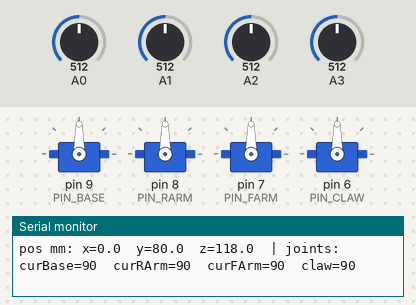
This sketch was run on a simulated Arduino Uno, built with avr-gcc and run on an emulated ATmega328P. Shown: 4 × servo, the last lines printed to the serial monitor. The inputs (shaded band) are chosen by the test bench; at power-on: A0 = 512, A2 = 512, A3 = 512, A1 = 512.

Above: at 2.4 s.
2.5 s: A0 set to 554
At 4.0 s:
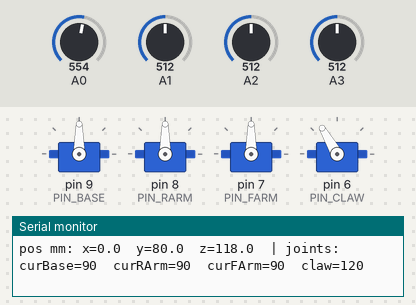
4.6 s: A2 set to 547
At 7.4 s:
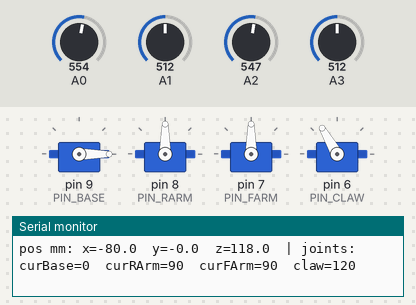
7.6 s: A3 set to 527
10.6 s: A3 set to 550
At 12.5 s:
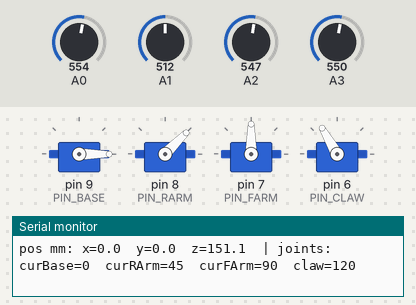
13.6 s: A1 set to 716
At 14.9 s:
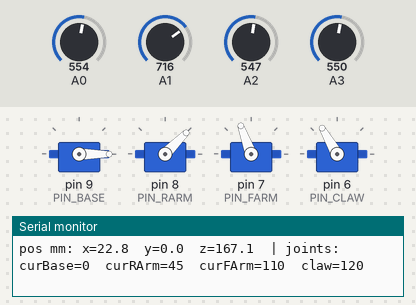
15.5 s: A2 set to 306
At 20.5 s:
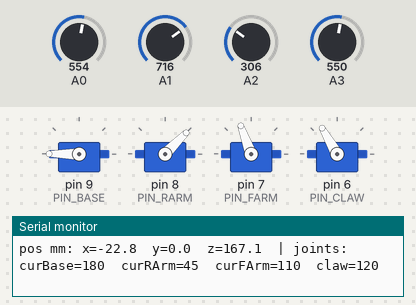
Timing chart, 0 to 21.2 s (numbered marks = the images above; inputs shaded):
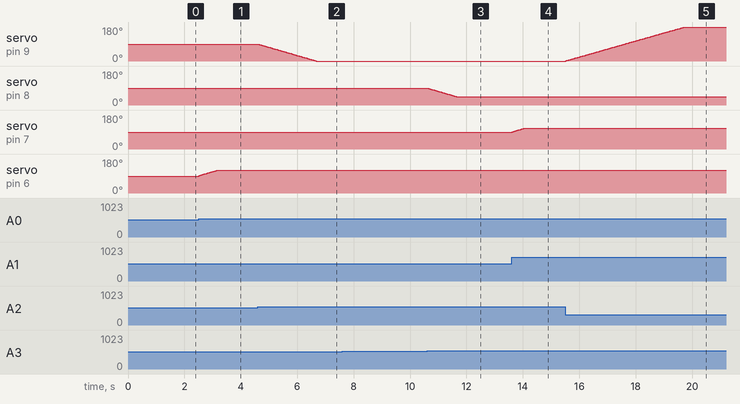

The sketch:

JoyFK_alpha.ino
```cpp
/*
 * ============================================================================
 *  文件：JoyFK.ino
 *  工程：JoyFK —— 摇杆控制 + 运动学正解实时显示坐标（简洁版）
 * ----------------------------------------------------------------------------
 *  功能：
 *    只用两个摇杆直接控制 4 个关节角度（底座/上臂/前臂/夹爪），
 *    每 250ms 用运动学正解算出腕点坐标 (x, y, z) 并串口打印，
 *    用于验证任务四的运动学正解公式。
 *
 *  摇杆映射（与 Task3 实测方向一致）：
 *    右摇杆上下 A3 → 上臂仰角 α      右摇杆左右 A2 → 底座转角 θ1
 *    左摇杆上下 A1 → 前臂内角 β      左摇杆左右 A0 → 夹爪
 *
 *  运动学正解（按用户手写图定稿，β = L2 与 L3 的肘关节内角，前臂下垂模型）：
 *    r  = L2·cosα − L3·cos(α+β)
 *    mx = r·sinθ1，my = r·cosθ1（θ1 从 Y 轴量起，θ1=0 时小臂沿 Y 延伸）
 *    mz = L1 + L2·sinα − L3·sin(α+β)（L3 项为 −：β<90 前臂下垂、mz 减小）
 *
 *  硬件接线：
 *    舵机：base=D9  rArm=D8  fArm=D7  claw=D6
 *    摇杆：A3/A2/A1/A0（ArmJoystick V3.0）
 *  尺寸：L1=38mm（底盘高度），L2=80mm（上臂），L3=80mm（前臂）
 * ============================================================================
 */
#include <Servo.h>
#include <math.h>

/* ---------------- 引脚定义 ---------------- */
#define PIN_BASE  9           // 底座舵机
#define PIN_RARM  8           // 上臂舵机
#define PIN_FARM  7           // 前臂舵机
#define PIN_CLAW  6           // 夹爪舵机

/* ---------------- 摇杆模拟引脚 ---------------- */
#define JOY1_X    A3          // 右摇杆上下 → 上臂 α
#define JOY1_Y    A2          // 右摇杆左右 → 底座 θ1
#define JOY2_X    A1          // 左摇杆上下 → 前臂 β
#define JOY2_Y    A0          // 左摇杆左右 → 夹爪

/* ---------------- 舵机限位（借鉴 Task3） ---------------- */
#define BASE_MIN  0
#define BASE_MAX  180
#define RARM_MIN  45
#define RARM_MAX  160
#define FARM_MIN  30
#define FARM_MAX  110         // 前臂若只能下垂，建议改为 90（见 servoToGeo 注释）
#define CLAW_MIN  5
#define CLAW_MAX  120

/* ---------------- 机械臂尺寸（mm，按实物） ---------------- */
#define L1  38.0f    // 底盘高度：底座顶面 → 肩轴
#define L2  80.0f    // 上臂长度：肩 → 肘
#define L3  80.0f    // 前臂长度：肘 → 腕

/* ---------------- 摇杆参数 ---------------- */
#define JOY_CENTER   512      // 摇杆模拟值中点
#define JOY_DEADBAND 25       // 死区（中位 ±25 内不动）
#define JOY_MAX_STEP 1        // 单轮最大角度增量

/* ---------------- 摇杆方向配置（与 Task1.1 实测一致） ----------------
 * 摇杆推杆方向由硬件固定，关节正方向由舵机安装决定；
 * 实测 3 个轴推杆方向与期望运动相反故取反，夹爪恰好一致为 +1。
 *   右摇杆上下=A3 → 上臂α(-1)    右摇杆左右=A2 → 底座θ1(-1)
 *   左摇杆上下=A1 → 前臂β(-1)    左摇杆左右=A0 → 夹爪(+1) */
#define DIR_JOY1_X  -1         // 上臂方向系数
#define DIR_JOY1_Y  -1         // 底座方向系数
#define DIR_JOY2_X  +1         // 前臂方向系数
#define DIR_JOY2_Y  +1         // 夹爪方向系数

/* ---------------- 运动速度（与其他程序一致） ----------------
 * servoDelay 是"每转动 1° 的延时毫秒数"：延时越大转得越慢。
 * 摇杆操控时每步延时用 servoDelay，手感与 Task1.1/Task3 一致。 */
int servoDelay = 20;          // 默认每度延时 15ms（速度适中）

/* ---------------- 打印周期 ---------------- */
#define PRINT_MS  250         // 每 250ms 串口打印一次坐标

/* ---------------- 舵机对象与当前角度 ---------------- */
Servo base, rArm, fArm, claw;
int curBase = 90, curRArm = 90, curFArm = 90, curClaw = 90;

/* ==================== 角度限位钳制 ==================== */
int clampVal(int v, int lo, int hi){
  return (v < lo) ? lo : ((v > hi) ? hi : v);
}

/* ==================== 摇杆轴增量 ====================
 * 死区内返回 0，越推越远返回越大（±1 ~ ±JOY_MAX_STEP） */
int axisDelta(int pin){
  int v = analogRead(pin);
  if (v > JOY_CENTER + JOY_DEADBAND){
    int span = 1023 - (JOY_CENTER + JOY_DEADBAND);
    if (span <= 0) return 1;
    return map(v - (JOY_CENTER + JOY_DEADBAND), 0, span, 1, JOY_MAX_STEP);
  }
  if (v < JOY_CENTER - JOY_DEADBAND){
    int span = JOY_CENTER - JOY_DEADBAND;
    if (span <= 0) return -1;
    return -map((JOY_CENTER - JOY_DEADBAND) - v, 0, span, 1, JOY_MAX_STEP);
  }
  return 0;
}

/* ==================== 舵机角 → 几何角（度） ====================
 * 默认标定（按实物修正时只改这里）：
 *   底座：90° = 正前方 → θ1 = curBase − 90
 *   上臂：α = 180 − curRArm（实测方向相反：大臂前摆时 curRArm 增大、α 应减小；
 *         故取反：curRArm=90→α=90 竖直，curRArm 增大→α 减小→前倾 mz 下降）
 *   前臂：β = curFArm（fArm=90° 时前臂水平前伸、与上臂成 90°；
 *         归中时水平投影 = 前臂长度 L3，符合实物；
 *         fArm 减小→β<90→前臂上翘 mz 增大；fArm 增大→β>90→前臂下垂 mz 减小）
 * 若实物前臂只能下垂，β 应 ≤ 90°，即 curFArm ≤ 90，建议 FARM_MAX 改 90。 */
void servoToGeo(float &t1, float &alpha, float &beta){
  t1    = (float)(curBase - 90);
  alpha = (float)(180 - curRArm);
  beta  = (float)curFArm;
}

/* ==================== 运动学正解 ====================
 * 输入：θ1（底座转角，从 Y 轴量起）、α（上臂仰角）、β（L2 与 L3 的肘关节内角），单位度
 * 输出：mx、my、mz（mm，原点=底座转轴与地面交点）
 * 公式（按用户手写图定稿，β 内角·前臂下垂模型；θ1 从 Y 轴量起）：
 *   r  = L2·cosα − L3·cos(α+β)
 *   mx = r·sinθ1，my = r·cosθ1（θ1=0 时腕点在 Y 方向，小臂沿 Y 延伸）
 *   mz = L1 + L2·sinα − L3·sin(α+β)   ← L3 项为 −：β<90 前臂下垂、mz 减小 */
void forwardKin(float t1Deg, float aDeg, float bDeg,
                float &mx, float &my, float &mz){
  float t1 = radians(t1Deg);
  float a  = radians(aDeg);
  float b  = radians(bDeg);
  float r  = L2 * cos(a) - L3 * cos(a + b);   // 腕点水平投影距离
  mx = r * sin(t1);                            // X 方向坐标（θ1=0 时为 0）
  my = r * cos(t1);                            // Y 方向坐标（θ1=0 时 = r，小臂沿 Y 延伸）
  mz = L1 + L2 * sin(a) - L3 * sin(a + b);     // 高度坐标（− 号：β 内角，前臂下垂）
}

/* ==================== 串口打印当前坐标 ==================== */
void printPos(){
  float t1, a, b, mx, my, mz;
  servoToGeo(t1, a, b);
  forwardKin(t1, a, b, mx, my, mz);
  Serial.print("pos mm: x="); Serial.print(mx, 1);
  Serial.print("  y=");      Serial.print(my, 1);
  Serial.print("  z=");      Serial.print(mz, 1);
  Serial.print("  | joints: curBase="); Serial.print(curBase);
  Serial.print("  curRArm=");   Serial.print(curRArm);
  Serial.print("  curFArm=");   Serial.print(curFArm);
  Serial.print("  claw=");   Serial.println(curClaw);
}

/* ==================== 初始化 ==================== */
void setup(){
  base.attach(PIN_BASE);  delay(200);
  rArm.attach(PIN_RARM);  delay(200);
  fArm.attach(PIN_FARM);  delay(200);
  claw.attach(PIN_CLAW);  delay(200);

  base.write(90); rArm.write(90); fArm.write(90); claw.write(90);
  delay(300);

  Serial.begin(9600);
  Serial.println("=== JoyFK: 摇杆控制 + 运动学正解显示坐标 ===");
  Serial.println("右摇杆: 上下=上臂α  左右=底座θ1 | 左摇杆: 上下=前臂β  左右=夹爪");
  Serial.println("L1=38mm  L2=80mm  L3=80mm");
}

/* ==================== 主循环 ====================
 * 每轮：读摇杆 → 更新关节角（限位）→ 驱动舵机 → 周期打印坐标
 * 摇杆为"速度控制"（与 Task1.1 一致）：摇杆回中不动，
 * 有输入时每步延时 servoDelay，推杆越远转动越快（见 axisDelta）。 */
void loop(){
  int dT1   = DIR_JOY1_Y * axisDelta(JOY1_Y);   // 右摇杆左右 → 底座
  int dA    = DIR_JOY1_X * axisDelta(JOY1_X);   // 右摇杆上下 → 上臂
  int dB    = DIR_JOY2_X * axisDelta(JOY2_X);   // 左摇杆上下 → 前臂
  int dClaw = DIR_JOY2_Y * axisDelta(JOY2_Y);   // 左摇杆左右 → 夹爪

  if (dT1 || dA || dB || dClaw){                // 任一摇杆轴有输入（与 Task1.1 一致）
    if (dT1)  { curBase = clampVal(curBase + dT1,  BASE_MIN, BASE_MAX);  base.write(curBase); }
    if (dA)   { curRArm = clampVal(curRArm + dA,   RARM_MIN, RARM_MAX);  rArm.write(curRArm); }
    if (dB)   { curFArm = clampVal(curFArm + dB,   FARM_MIN, FARM_MAX);  fArm.write(curFArm); }
    if (dClaw){ curClaw = clampVal(curClaw + dClaw, CLAW_MIN, CLAW_MAX); claw.write(curClaw); }
    delay(servoDelay);                          // 每步延时 = 摇杆操控速度（与 Task1.1 一致）
  }

  static unsigned long lastPrint = 0;         // 周期打印坐标
  if (millis() - lastPrint >= PRINT_MS){
    lastPrint = millis();
    printPos();
  }
}
```

Measured:
- the behaviour switches between 537 and 538 on A0 (found by bisection; images 0 and 1)
- the behaviour switches between 537 and 538 on A2 (found by bisection; images 1 and 2)
- the behaviour switches between 537 and 538 on A3 (found by bisection; images 2 and 3)
- after the input at 2.5 s, servo on pin 6 (PIN_CLAW): moves from 90° to 120° over 0.65 s, starting at once
- after the input at 4.6 s, servo on pin 9 (PIN_BASE): moves from 90° to 0° over 2.1 s, starting at once
- after the input at 10.6 s, servo on pin 8 (PIN_RARM): moves from 90° to 45° over 1.0 s, starting at once
- after the input at 13.6 s, servo on pin 7 (PIN_FARM): moves from 90° to 110° over 0.42 s, starting at once
- after the input at 15.5 s, servo on pin 9 (PIN_BASE): moves from 0° to 180° over 4.2 s, starting at once
